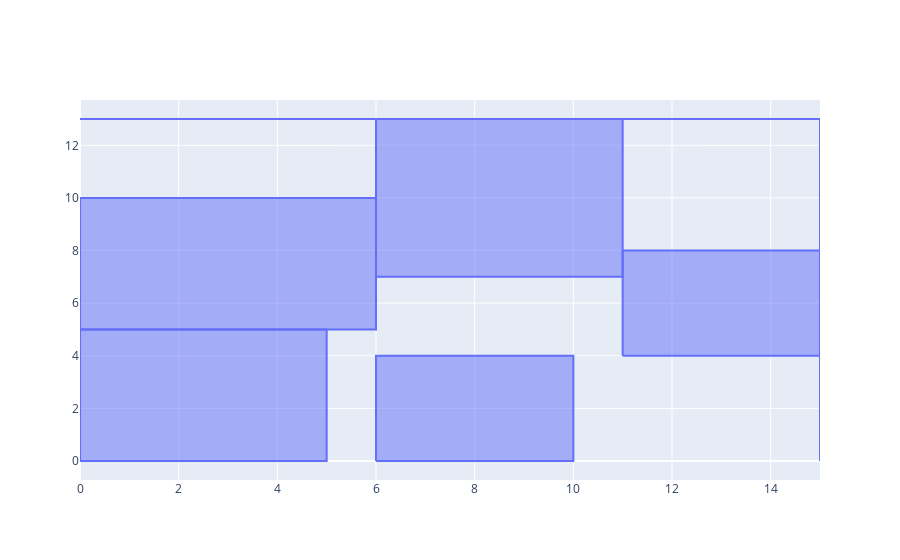
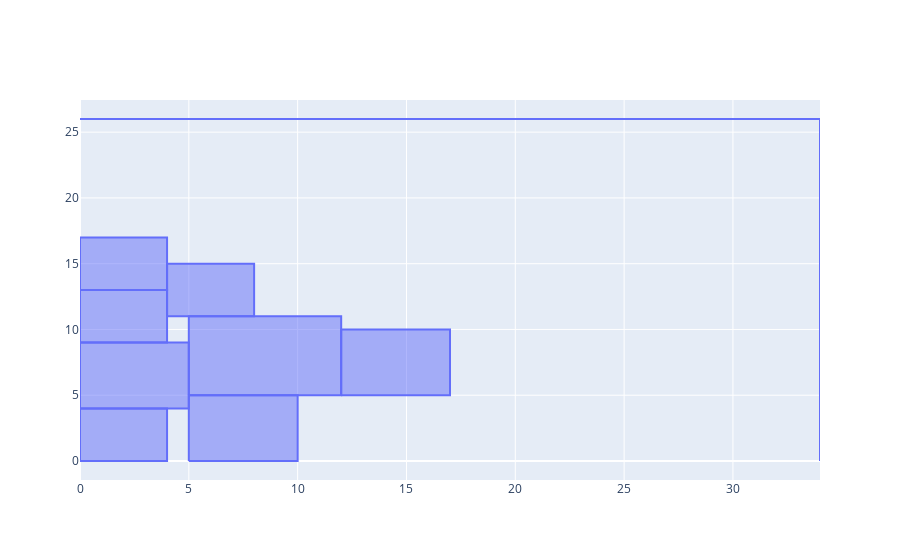
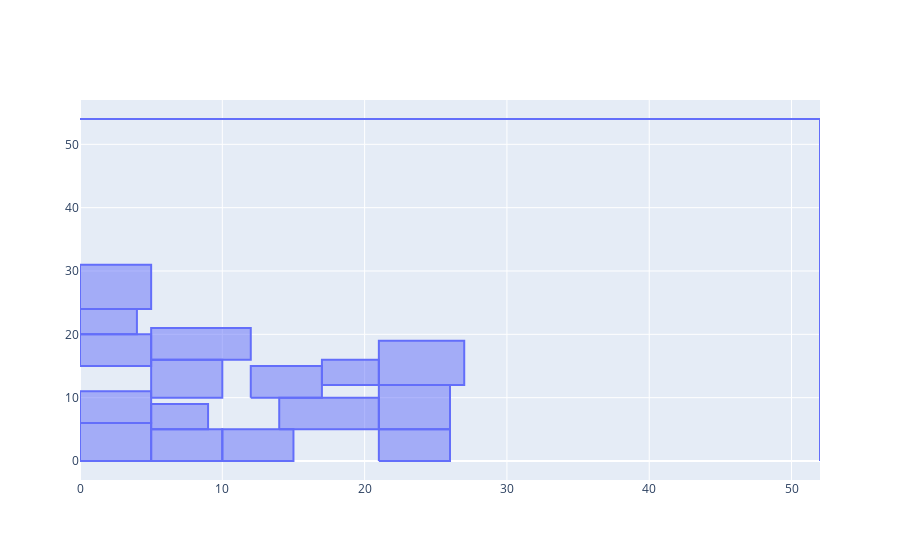
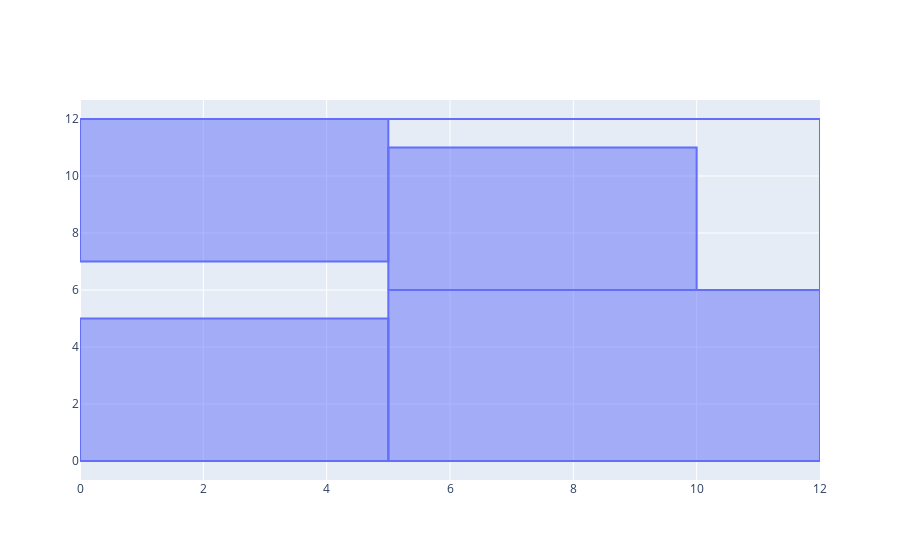

The notebook cell these images were saved under, in order:
### Markdown cell above
### Solve all instances

### Code cell
iteration = 0
for instance in loaded_instances:
    solveModel(instance, iteration)
    iteration+=1

### Figure 1 — Plotly figure (JSON) as saved in the notebook; plotly's stock layout.template omitted (floating-point values rounded to 4 significant figures)
{"data": [{"fill": "toself", "type": "scatter", "x": [0, 15, "none", 15, 15, "none", 0, 0, 6, 6, 0, "none", 0, 15, "none", 15, 15, "none", 0, 0, 5, 5, 0, "none", 0, 15, "none", 15, 15, "none", 6, 6, 11, 11, 6, "none", 0, 15, "none", 15, 15, "none", 6, 6, 10, 10, 6, "none", 0, 15, "none", 15, 15, "none", 11, 11, 15, 15, 11, "none"], "y": [13, 13, "none", 0, 13, "none", 5, 10, 10, 5, 5, "none", 13, 13, "none", 0, 13, "none", 0, 5, 5, 0, 0, "none", 13, 13, "none", 0, 13, "none", 7, 13, 13, 7, 7, "none", 13, 13, "none", 0, 13, "none", 0, 4, 4, 0, 0, "none", 13, 13, "none", 0, 13, "none", 4, 8, 8, 4, 4, "none"]}], "layout": {}}

### Figure 2 — Plotly figure (JSON) as saved in the notebook; plotly's stock layout.template omitted (floating-point values rounded to 4 significant figures)
{"data": [{"fill": "toself", "type": "scatter", "x": [0, 34, "none", 34, 34, "none", 0, 0, 4, 4, 0, "none", 0, 34, "none", 34, 34, "none", 0, 0, 5, 5, 0, "none", 0, 34, "none", 34, 34, "none", 5, 5, 12, 12, 5, "none", 0, 34, "none", 34, 34, "none", 0, 0, 4, 4, 0, "none", 0, 34, "none", 34, 34, "none", 5, 5, 10, 10, 5, "none", 0, 34, "none", 34, 34, "none", 12, 12, 17, 17, 12, "none", 0, 34, "none", 34, 34, "none", 0, 0, 4, 4, 0, "none", 0, 34, "none", 34, 34, "none", 4, 4, 8, 8, 4, "none"], "y": [26, 26, "none", 0, 26, "none", 9, 13, 13, 9, 9, "none", 26, 26, "none", 0, 26, "none", 4, 9, 9, 4, 4, "none", 26, 26, "none", 0, 26, "none", 5, 11, 11, 5, 5, "none", 26, 26, "none", 0, 26, "none", 0, 4, 4, 0, 0, "none", 26, 26, "none", 0, 26, "none", 0, 5, 5, 0, 0, "none", 26, 26, "none", 0, 26, "none", 5, 10, 10, 5, 5, "none", 26, 26, "none", 0, 26, "none", 13, 17, 17, 13, 13, "none", 26, 26, "none", 0, 26, "none", 11, 15, 15, 11, 11, "none"]}], "layout": {}}

### Figure 3 — Plotly figure (JSON) as saved in the notebook; plotly's stock layout.template omitted (floating-point values rounded to 4 significant figures; data arrays with more than 128 entries replaced by an {"elided": "..."} marker saying what was removed)
{"data": [{"fill": "toself", "type": "scatter", "x": {"elided": "192 mixed values"}, "y": {"elided": "192 mixed values"}}], "layout": {}}

### Figure 4 — Plotly figure (JSON) as saved in the notebook; plotly's stock layout.template omitted (floating-point values rounded to 4 significant figures)
{"data": [{"fill": "toself", "type": "scatter", "x": [0, 12, "none", 12, 12, "none", 0, 0, 5, 5, 0, "none", 0, 12, "none", 12, 12, "none", 0, 0, 5, 5, 0, "none", 0, 12, "none", 12, 12, "none", 5, 5, 12, 12, 5, "none", 0, 12, "none", 12, 12, "none", 5, 5, 10, 10, 5, "none"], "y": [12, 12, "none", 0, 12, "none", 0, 5, 5, 0, 0, "none", 12, 12, "none", 0, 12, "none", 7, 12, 12, 7, 7, "none", 12, 12, "none", 0, 12, "none", 0, 6, 6, 0, 0, "none", 12, 12, "none", 0, 12, "none", 6, 11, 11, 6, 6, "none"]}], "layout": {}}
